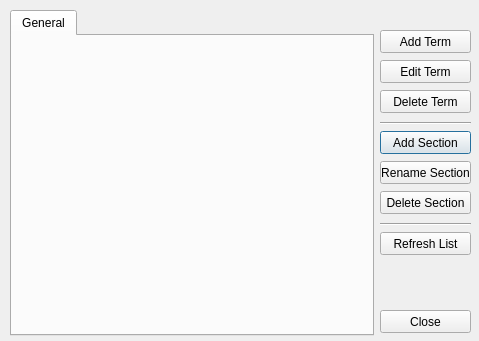
<?xml version="1.0" encoding="UTF-8"?>
<ui version="4.0">
 <class>TerminologyEditor</class>
 <widget class="QDialog" name="TerminologyEditor">
  <property name="geometry">
   <rect>
    <x>0</x>
    <y>0</y>
    <width>479</width>
    <height>341</height>
   </rect>
  </property>
  <property name="sizePolicy">
   <sizepolicy hsizetype="Preferred" vsizetype="Preferred">
    <horstretch>0</horstretch>
    <verstretch>0</verstretch>
   </sizepolicy>
  </property>
  <property name="minimumSize">
   <size>
    <width>479</width>
    <height>341</height>
   </size>
  </property>
  <property name="maximumSize">
   <size>
    <width>479</width>
    <height>341</height>
   </size>
  </property>
  <property name="windowTitle">
   <string>Terminology</string>
  </property>
  <property name="windowIcon">
   <iconset resource="../res/icons.qrc">
    <normaloff>:/monokuma-green.png</normaloff>:/monokuma-green.png</iconset>
  </property>
  <property name="sizeGripEnabled">
   <bool>false</bool>
  </property>
  <widget class="QTabWidget" name="tabTerminology">
   <property name="geometry">
    <rect>
     <x>10</x>
     <y>10</y>
     <width>364</width>
     <height>326</height>
    </rect>
   </property>
   <property name="currentIndex">
    <number>0</number>
   </property>
   <property name="movable">
    <bool>true</bool>
   </property>
   <widget class="QWidget" name="tab">
    <attribute name="title">
     <string>General</string>
    </attribute>
   </widget>
  </widget>
  <widget class="QPushButton" name="btnAddSection">
   <property name="geometry">
    <rect>
     <x>380</x>
     <y>131</y>
     <width>91</width>
     <height>23</height>
    </rect>
   </property>
   <property name="text">
    <string>Add Section</string>
   </property>
  </widget>
  <widget class="QPushButton" name="btnAddWord">
   <property name="geometry">
    <rect>
     <x>380</x>
     <y>30</y>
     <width>91</width>
     <height>23</height>
    </rect>
   </property>
   <property name="text">
    <string>Add Term</string>
   </property>
  </widget>
  <widget class="QPushButton" name="btnDeleteWord">
   <property name="geometry">
    <rect>
     <x>380</x>
     <y>90</y>
     <width>91</width>
     <height>23</height>
    </rect>
   </property>
   <property name="text">
    <string>Delete Term</string>
   </property>
  </widget>
  <widget class="QPushButton" name="btnDeleteSection">
   <property name="geometry">
    <rect>
     <x>380</x>
     <y>191</y>
     <width>91</width>
     <height>23</height>
    </rect>
   </property>
   <property name="text">
    <string>Delete Section</string>
   </property>
  </widget>
  <widget class="QPushButton" name="btnClose">
   <property name="geometry">
    <rect>
     <x>380</x>
     <y>310</y>
     <width>91</width>
     <height>23</height>
    </rect>
   </property>
   <property name="text">
    <string>Close</string>
   </property>
  </widget>
  <widget class="QPushButton" name="btnEditWord">
   <property name="geometry">
    <rect>
     <x>380</x>
     <y>60</y>
     <width>91</width>
     <height>23</height>
    </rect>
   </property>
   <property name="text">
    <string>Edit Term</string>
   </property>
  </widget>
  <widget class="QPushButton" name="btnRenameSection">
   <property name="geometry">
    <rect>
     <x>380</x>
     <y>161</y>
     <width>91</width>
     <height>23</height>
    </rect>
   </property>
   <property name="text">
    <string>Rename Section</string>
   </property>
  </widget>
  <widget class="Line" name="line">
   <property name="geometry">
    <rect>
     <x>380</x>
     <y>122</y>
     <width>91</width>
     <height>3</height>
    </rect>
   </property>
   <property name="orientation">
    <enum>Qt::Horizontal</enum>
   </property>
  </widget>
  <widget class="Line" name="line_2">
   <property name="geometry">
    <rect>
     <x>380</x>
     <y>223</y>
     <width>91</width>
     <height>3</height>
    </rect>
   </property>
   <property name="orientation">
    <enum>Qt::Horizontal</enum>
   </property>
  </widget>
  <widget class="QPushButton" name="btnRefresh">
   <property name="geometry">
    <rect>
     <x>380</x>
     <y>232</y>
     <width>91</width>
     <height>23</height>
    </rect>
   </property>
   <property name="text">
    <string>Refresh List</string>
   </property>
  </widget>
 </widget>
 <tabstops>
  <tabstop>tabTerminology</tabstop>
  <tabstop>btnAddWord</tabstop>
  <tabstop>btnEditWord</tabstop>
  <tabstop>btnDeleteWord</tabstop>
  <tabstop>btnAddSection</tabstop>
  <tabstop>btnRenameSection</tabstop>
  <tabstop>btnDeleteSection</tabstop>
  <tabstop>btnClose</tabstop>
 </tabstops>
 <resources>
  <include location="../res/icons.qrc"/>
 </resources>
 <connections>
  <connection>
   <sender>btnClose</sender>
   <signal>clicked()</signal>
   <receiver>TerminologyEditor</receiver>
   <slot>accept()</slot>
   <hints>
    <hint type="sourcelabel">
     <x>419</x>
     <y>318</y>
    </hint>
    <hint type="destinationlabel">
     <x>396</x>
     <y>263</y>
    </hint>
   </hints>
  </connection>
  <connection>
   <sender>btnAddSection</sender>
   <signal>clicked()</signal>
   <receiver>TerminologyEditor</receiver>
   <slot>add_section_button()</slot>
   <hints>
    <hint type="sourcelabel">
     <x>421</x>
     <y>136</y>
    </hint>
    <hint type="destinationlabel">
     <x>326</x>
     <y>7</y>
    </hint>
   </hints>
  </connection>
  <connection>
   <sender>btnDeleteSection</sender>
   <signal>clicked()</signal>
   <receiver>TerminologyEditor</receiver>
   <slot>delete_section()</slot>
   <hints>
    <hint type="sourcelabel">
     <x>395</x>
     <y>199</y>
    </hint>
    <hint type="destinationlabel">
     <x>384</x>
     <y>154</y>
    </hint>
   </hints>
  </connection>
  <connection>
   <sender>btnAddWord</sender>
   <signal>clicked()</signal>
   <receiver>TerminologyEditor</receiver>
   <slot>add_term_button()</slot>
   <hints>
    <hint type="sourcelabel">
     <x>415</x>
     <y>39</y>
    </hint>
    <hint type="destinationlabel">
     <x>415</x>
     <y>176</y>
    </hint>
   </hints>
  </connection>
  <connection>
   <sender>btnDeleteWord</sender>
   <signal>clicked()</signal>
   <receiver>TerminologyEditor</receiver>
   <slot>delete_term()</slot>
   <hints>
    <hint type="sourcelabel">
     <x>434</x>
     <y>102</y>
    </hint>
    <hint type="destinationlabel">
     <x>434</x>
     <y>240</y>
    </hint>
   </hints>
  </connection>
  <connection>
   <sender>btnEditWord</sender>
   <signal>clicked()</signal>
   <receiver>TerminologyEditor</receiver>
   <slot>edit_term()</slot>
   <hints>
    <hint type="sourcelabel">
     <x>462</x>
     <y>69</y>
    </hint>
    <hint type="destinationlabel">
     <x>437</x>
     <y>14</y>
    </hint>
   </hints>
  </connection>
  <connection>
   <sender>btnRenameSection</sender>
   <signal>clicked()</signal>
   <receiver>TerminologyEditor</receiver>
   <slot>rename_section()</slot>
   <hints>
    <hint type="sourcelabel">
     <x>454</x>
     <y>169</y>
    </hint>
    <hint type="destinationlabel">
     <x>454</x>
     <y>261</y>
    </hint>
   </hints>
  </connection>
  <connection>
   <sender>btnRefresh</sender>
   <signal>clicked()</signal>
   <receiver>TerminologyEditor</receiver>
   <slot>refresh_ui()</slot>
   <hints>
    <hint type="sourcelabel">
     <x>401</x>
     <y>249</y>
    </hint>
    <hint type="destinationlabel">
     <x>382</x>
     <y>282</y>
    </hint>
   </hints>
  </connection>
 </connections>
 <slots>
  <slot>add_section_button()</slot>
  <slot>delete_section()</slot>
  <slot>add_term_button()</slot>
  <slot>delete_term()</slot>
  <slot>edit_term()</slot>
  <slot>rename_section()</slot>
  <slot>refresh_ui()</slot>
 </slots>
</ui>
